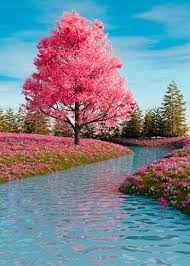
#> input picture pic2.jpeg, 190 x 266 px
$ python -i testing.py   (imports and definitions only)
#> lines starting #> are read from the running program, lines starting #| are printed output that depends on the picture; after the words box and inside, x2 and y2 are one past the last pixel; in counts of white or black regions, pixels touching at a corner belong together
# [616 lines of commented-out code are left out]


import os
import sys
import tkinter as tk
from tkinter import filedialog, messagebox
import cv2
import numpy as np
from PIL import Image, ImageTk


def display_detected_fragments(image_path):
#> called with image_path = 'pic2.jpeg'
    img = cv2.imread(image_path)
#> img is the input picture: shape (266, 190, 3); mean B, G, R 144.9, 131.8, 123.6
    if img is None:
        print("Error: Image could not be loaded. Check your file path.")
        return None, None

    img_rgb = cv2.cvtColor(img, cv2.COLOR_BGR2RGB)
    h, w, c = img.shape
#> h = 266; w = 190; c = 3

    gray = cv2.cvtColor(img, cv2.COLOR_BGR2GRAY)
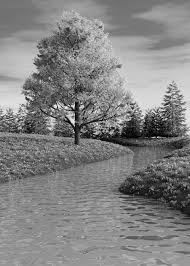
#> gray: shape (266, 190); min 0, max 246, mean 130.8

    _, thresh = cv2.threshold(
        gray, 250, 255, cv2.THRESH_BINARY + cv2.THRESH_OTSU
    )
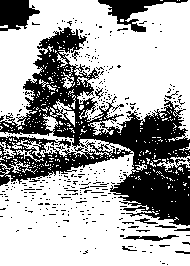
#> thresh: shape (266, 190); 66.6% white; 357 black regions (345 under 20 px), largest, box (x1, y1, x2, y2) and area: (0, 27, 190, 226) 13567, (98, 0, 188, 32) 907, (0, 0, 40, 31) 866

    kernel = cv2.getStructuringElement(cv2.MORPH_RECT, (3, 3))
    thresh = cv2.morphologyEx(thresh, cv2.MORPH_CLOSE, kernel)
#> thresh: shape (266, 190); 76.6% white; 58 black regions (29 under 20 px), largest, box (x1, y1, x2, y2) and area: (113, 164, 190, 225) 2794, (71, 114, 190, 165) 2735, (25, 51, 92, 110) 1443
    thresh = cv2.morphologyEx(thresh, cv2.MORPH_OPEN, kernel)
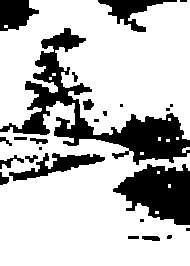
#> thresh: shape (266, 190); 74.9% white; 25 black regions (10 under 20 px)

    contours, _ = cv2.findContours(
        thresh, cv2.RETR_EXTERNAL, cv2.CHAIN_APPROX_SIMPLE
    )
#> contours = 14 contours, 12 with area under 20; largest, box (x1, y1, x2, y2) and area: (0, 101, 190, 266) 19815, (0, 0, 190, 140) 18200

    min_area = (h * w) * 0.005
#> min_area = 252.7
    fragments = [c for c in contours if cv2.contourArea(c) > min_area]
#> fragments = 2 contours; box (x1, y1, x2, y2) and area: (0, 101, 190, 266) 19815, (0, 0, 190, 140) 18200

    temporary_storage = []
    for idx, contour in enumerate(fragments):
        mask = np.zeros_like(gray)
        cv2.drawContours(mask, [contour], -1, 255, thickness=cv2.FILLED)

        piece = cv2.bitwise_and(img_rgb, img_rgb, mask=mask)

        x, y, pw, ph = cv2.boundingRect(contour)
        cropped_piece = piece[y : y + ph, x : x + pw]

        cropped_bgr = cv2.cvtColor(cropped_piece, cv2.COLOR_RGB2BGR)

        temporary_storage.append(
            {"img": cropped_bgr, "orig_x": x, "orig_y": y}
        )
#> this loop made 2 passes
#> (x, y, pw, ph) on passes 1 to 2: (0, 101, 190, 165), (0, 0, 190, 140)
#> pass 1, in display_detected_fragments, `piece = cv2.bitwise_and(img_rgb, img_rgb, mask=mask)`:
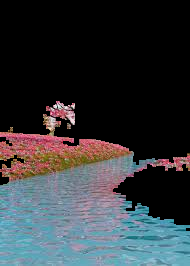
#> piece: shape (266, 190, 3); mean R, G, B 50.8, 55.2, 59.1
#> pass 2, in display_detected_fragments, `piece = cv2.bitwise_and(img_rgb, img_rgb, mask=mask)`:
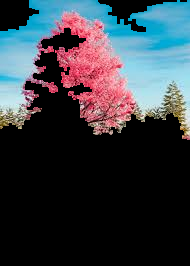
#> piece: shape (266, 190, 3); mean R, G, B 53.4, 59.3, 66.7
#> after the loop:
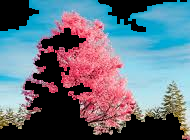
#> cropped_piece: shape (140, 190, 3); mean R, G, B 101.4, 112.7, 126.7
#> after the loop:
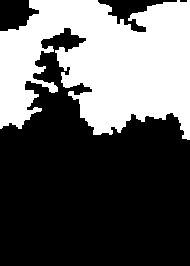
#> mask: shape (266, 190); 37.3% white; 1 white region, box (x1, y1, x2, y2) and area: (0, 0, 190, 140) 18843
#> after the loop, temporary_storage = 2 items

    return temporary_storage, w


# [197 lines left out: functions get_mask, find_best_alignment, merge_patch_to_canvas, display_final_canvas, apply_inpainting_transformation, not called in this run]


class ApplicationWindow:

    # [167 lines left out: functions __init__, setup_ui, browse_file, process_image, reset_ui, not called in this run]

    def run(self):
        self.root.mainloop()


class ResultViewer:

    # [141 lines left out: functions __init__, setup_ui, render_image, trigger_inpainting, save_image, exit_app, not called in this run]


# [3 lines not run here, left out]

>>> result = display_detected_fragments('pic2.jpeg')

$ run again, on pic5.jpeg
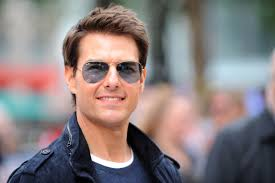
#> input picture pic5.jpeg, 275 x 183 px
#> in display_detected_fragments, img is the input picture: shape (183, 275, 3); mean B, G, R 126, 125.7, 136.1
#> in display_detected_fragments, `thresh = cv2.morphologyEx(thresh, cv2.MORPH_OPEN, kernel)`:
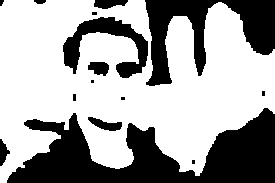
#> thresh: shape (183, 275); 64.3% white; 15 black regions (6 under 20 px)
#> contours = 1 contour; box (x1, y1, x2, y2) and area: (0, 0, 275, 183) 34150
#> fragments has the same summary as contours
#> the loop in display_detected_fragments, `for idx, contour in enumerate(fragments):` made 1 pass
#> after the loop in display_detected_fragments, `for idx, contour in enumerate(fragments):`:
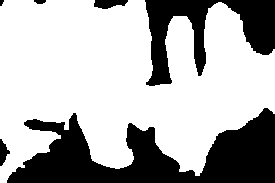
#> mask: shape (183, 275); 69.2% white; 6 black regions (1 under 20 px), largest, box (x1, y1, x2, y2) and area: (7, 108, 275, 183) 10362, (145, 0, 275, 86) 4701, (94, 0, 128, 9) 224, (0, 139, 10, 166) 152, (34, 0, 46, 4) 39
#> after the loop in display_detected_fragments, `for idx, contour in enumerate(fragments):`: temporary_storage = 1 item
